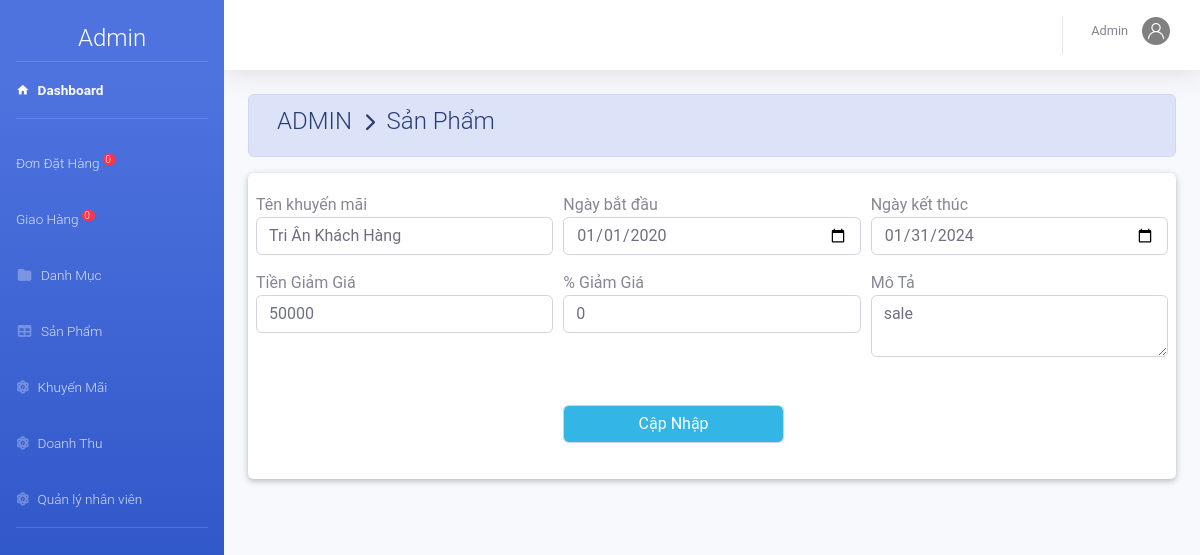
Screenshot of /admin/index.php?action=khuyenmai&view=sua&makm=1 (signed in) with the database file from the repository.
### tables this page shows
CREATE TABLE `khuyenmai` (
  `MaKM` int(11) NOT NULL,
  `TenKM` varchar(50) DEFAULT NULL,
  `MoTa` varchar(11) DEFAULT NULL,
  `KM_PT` int(5) DEFAULT NULL,
  `TienKM` decimal(10,0) DEFAULT NULL,
  `NgayBD` date DEFAULT NULL,
  `NgayKT` date DEFAULT NULL
);

### admin/khuyenmai/sua.php (the view, shortened to what this page needs)
<?php
    $id=$_GET['makm'];
    $sql_sua="SELECT * FROM `khuyenmai` WHERE MaKM=$id";
    $rs_sua=mysqli_query($conn,$sql_sua);
    $kq=mysqli_fetch_array($rs_sua)
?>
<div class="container-fluid">
    <div class=" alert alert-primary">
        <h4 class="page-title">
             ADMIN &#160;<i class="fas fa-chevron-right" style="font-size: 18px"></i>&#160; Sản Phẩm
        </h4>
    </div>
    <div class="card card-body ">
        <div class="row">
            <form class="form-row " method="GET" action="khuyenmai/xuly.php" enctype="multipart/form-data">
                <div class="form-group col-sm-4">
                    <label class="m-auto" for="th">Tên khuyến mãi</label>
                    <input type="text" class="form-control" name="tkm" value="<?php echo $kq['TenKM'] ?>" required>
                </div>
                <div class="form-group col-sm-4">
                    <label class="m-auto" for="th">Ngày bắt đầu</label>
                    <input type="date" class="form-control" name="nbd" value="<?php echo $kq['NgayBD'] ?>" required>
                </div>
                <div class="form-group col-sm-4">
                    <label class="m-auto" for="th">Ngày kết thúc</label>
                    <input type="date" class="form-control" name="nkt" value="<?php echo $kq['NgayKT'] ?>" required>
                </div>
                <div class="form-group col-sm-4">
                    <label class="m-auto" for="th">Tiền Giảm Giá</label>
                    <input type="text" class="form-control" name="t" value="<?php echo $kq['TienKM'] ?>">
                </div>
                <div class="form-group col-sm-4">
                    <label class="m-auto" for="th">% Giảm Giá</label>
                    <input type="text" class="form-control" name="pt" value="<?php echo $kq['KM_PT'] ?>">
                </div>
                <div class="form-group col-sm-4">
                    <label class="m-auto" for="th">Mô Tả</label>
                    <textarea class="form-control" name="mt" required><?php echo $kq['MoTa'] ?></textarea>
                </div>
                <div class="form-group col-sm-4 "></div>
                <div class="form-group col-sm-3 "><label for="masv">&emsp;</label><input type="submit"
                        class="form-control badge-info" name="sua" value="Cập Nhập"></div>
            </form>
        </div>
    </div>

### rows the page displays
khuyenmai: tkm "Tri Ân Khách Hàng", nbd "01/01/2020", nkt "01/31/2024", t "50000", pt "0", mt "sale"

### other values shown
$dem "0"
$nv['TenNV'] "Admin"
